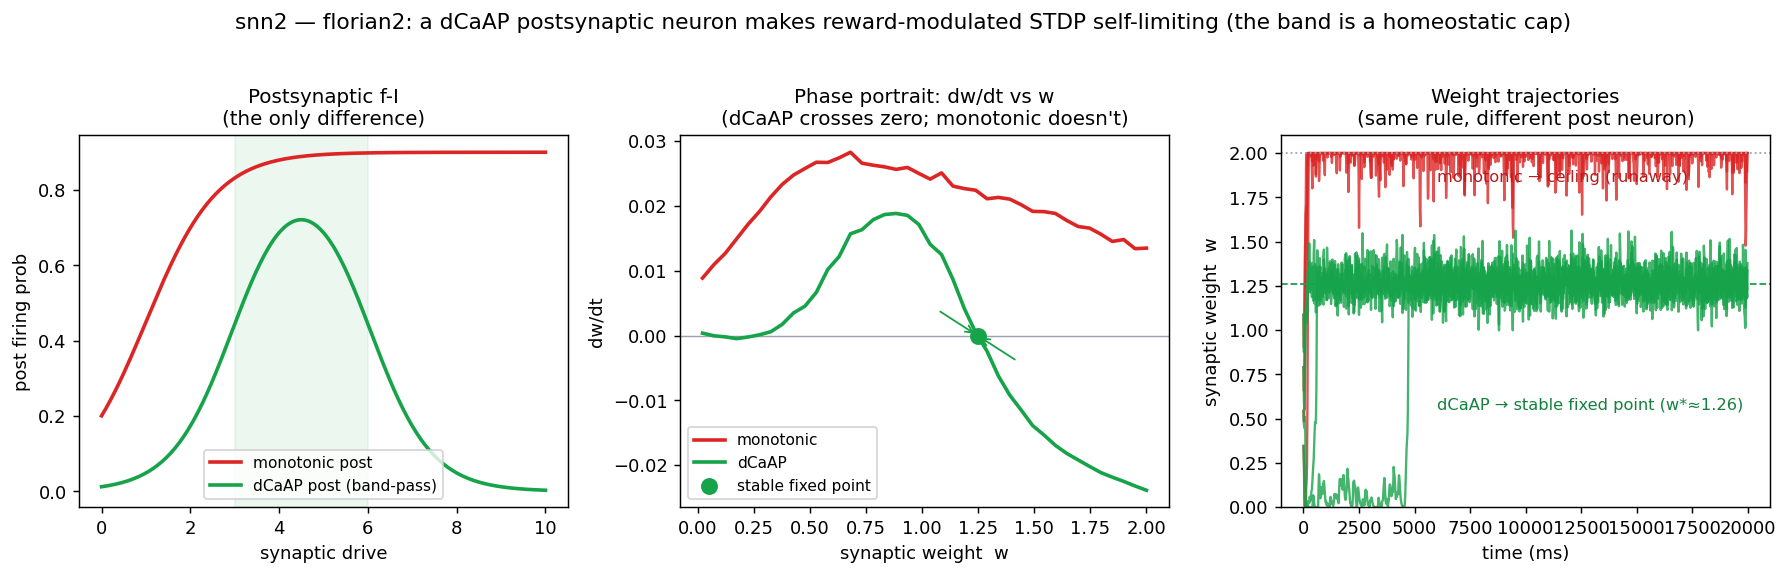

The Python source for this figure:
"""
florian2 -- reward-modulated STDP with eligibility traces (MSTDPET, Florian 2007),
but now in CLOSED LOOP: the postsynaptic neuron's firing depends on the synaptic
weight it is learning. With a dCaAP (band-pass) postsynaptic neuron the eligibility
trace becomes SELF-LIMITING, giving the weight a stable fixed point -- the dendritic
band acts as a homeostatic cap.

THE SETUP. The original Florian demo (snn2/florian.py) drives a single synapse with
*fixed* pre/post spike trains and watches the eligibility trace evolve. Here the
post-synaptic firing is instead produced by the synapse itself: drive = w x (pre
activity), and the post neuron fires as a function of that drive. Reward is held
positive, so MSTDPET potentiates the synapse via the pre->post pairing it creates.

THE CONTRAST.
  monotonic post : firing rises monotonically with drive. More weight -> more post
                   firing -> more pre-post pairing -> more eligibility -> more
                   weight. Positive feedback: the weight RUNS AWAY to its ceiling.
  dCaAP post     : firing is band-pass (Gidon 2020). As the weight grows, drive
                   climbs into the band (post fires, weight grows) and then PAST it
                   (post goes silent -> pairing vanishes -> eligibility vanishes ->
                   growth stops). Negative feedback at the top edge: the weight
                   settles at a STABLE fixed point inside/at the band.

This formalizes the "the band caps the weight" intuition from the dCaAP XOR demo as a
genuine homeostatic property: the same non-monotonicity that lets one neuron compute
XOR also stabilizes its own reward-modulated learning.

Run: python -m snn2.florian2
"""
from __future__ import annotations
import numpy as np


P = dict(
    r_pre=0.5,                 # presynaptic firing prob / step
    gain=10.0,                 # drive = gain * w * pre   (per active pre step)
    # monotonic post f-I: sigmoid
    mono_theta=1.0, mono_k=0.8,
    # dCaAP post f-I: band-pass
    dcap_lo=3.0, dcap_hi=6.0, dcap_k=0.7,
    post_max=0.9,              # peak post firing prob
    # MSTDPET (Florian 2007)
    tau_plus=20.0, tau_minus=20.0, tau_z=40.0,
    A_plus=1.0, A_minus=0.8,   # mild LTP bias from a coincidence
    gamma=0.0005,              # learning-rate (reward-modulated)
    decay=0.012,               # homeostatic weight decay (restoring force)
    w_max=2.0,
)


def _sigmoid(z):
    return 1.0 / (1.0 + np.exp(-z))


def post_rate(drive, kind, p=P):
    """Postsynaptic firing probability as a function of synaptic drive."""
    if kind == "monotonic":
        return p["post_max"] * _sigmoid((drive - p["mono_theta"]) / p["mono_k"])
    # dCaAP: band-pass
    on = _sigmoid((drive - p["dcap_lo"]) / p["dcap_k"])
    off = _sigmoid((p["dcap_hi"] - drive) / p["dcap_k"])
    return p["post_max"] * on * off


# --------------------------------------------------------------------------- #
# Closed-loop MSTDPET simulation
# --------------------------------------------------------------------------- #
def closed_loop(kind, w0, p=P, reward=1.0, T=20000, seed=0, freeze=False):
    """Run the closed loop. Returns the weight trajectory (sampled). If freeze,
    the weight is held at w0 and we instead return the mean dw/dt at w0."""
    rng = np.random.default_rng(seed)
    w = float(w0)
    Pp = Pm = z = 0.0
    dec_p = np.exp(-1.0 / p["tau_plus"]); dec_m = np.exp(-1.0 / p["tau_minus"])
    dec_z = np.exp(-1.0 / p["tau_z"])
    traj = np.empty(T // 20); dw_acc = 0.0
    for t in range(T):
        f_pre = 1.0 if rng.random() < p["r_pre"] else 0.0
        drive = p["gain"] * w * f_pre            # pre-gated drive this step
        # post fires as a function of the *recent* drive (use instantaneous here)
        rho = post_rate(p["gain"] * w * p["r_pre"], kind, p)   # expected drive
        f_post = 1.0 if rng.random() < rho else 0.0
        # MSTDPET traces (Florian Eqs)
        Pp = Pp * dec_p + p["A_plus"] * f_pre
        Pm = Pm * dec_m - p["A_minus"] * f_post
        zeta = Pp * f_post + Pm * f_pre
        z = z * dec_z + zeta
        dw = p["gamma"] * reward * z - p["decay"] * w
        if not freeze:
            w = min(p["w_max"], max(0.0, w + dw))
        dw_acc += dw
        if t % 20 == 0:
            traj[t // 20] = w
    if freeze:
        return dw_acc / T          # mean drift dw/dt at fixed w0
    return traj


def phase_portrait(kind, ws, p=P, T=8000):
    """Mean dw/dt as a function of (frozen) weight -- the phase portrait."""
    return np.array([closed_loop(kind, w, p, T=T, freeze=True, seed=int(w * 1000))
                     for w in ws])


def fixed_points(ws, dwdt):
    """Interior zero-crossings of dw/dt, with stability (negative slope = stable)."""
    fps = []
    for i in range(len(ws) - 1):
        if dwdt[i] == 0 or (dwdt[i] > 0) != (dwdt[i + 1] > 0):
            wstar = ws[i] - dwdt[i] * (ws[i + 1] - ws[i]) / (dwdt[i + 1] - dwdt[i] + 1e-12)
            stable = dwdt[i + 1] < dwdt[i]    # crossing downward
            fps.append((wstar, stable))
    return fps


# --------------------------------------------------------------------------- #
# Validation
# --------------------------------------------------------------------------- #
def validate(verbose=True):
    log = print if verbose else (lambda *a, **k: None)
    ws = np.linspace(0.02, P["w_max"], 40)
    dw_m = phase_portrait("monotonic", ws)
    dw_d = phase_portrait("dcap", ws)

    fp_m = fixed_points(ws, dw_m)
    fp_d = fixed_points(ws, dw_d)
    stable_d = [w for w, s in fp_d if s and 0.3 < w < P["w_max"] - 0.05]

    # trajectories from several initial weights
    inits = [0.35, 0.55, 0.8, 1.1]
    traj_d = [closed_loop("dcap", w0, T=20000, seed=i) for i, w0 in enumerate(inits)]
    traj_m = [closed_loop("monotonic", w0, T=20000, seed=i) for i, w0 in enumerate(inits)]
    final_d = np.array([tr[-50:].mean() for tr in traj_d])
    final_m = np.array([tr[-50:].mean() for tr in traj_m])

    log("florian2 -- self-limiting MSTDPET with a dCaAP postsynaptic neuron\n")
    log("Phase portrait (sign of dw/dt across weight):")
    log("  monotonic: dw/dt > 0 for most of the range -> runs to the ceiling")
    log("  dCaAP    : stable interior fixed point(s) at w = %s"
        % np.round(stable_d, 2))
    log("\nClosed-loop final weights from inits %s:" % inits)
    log("  monotonic -> %s  (ceiling = %.1f)" % (np.round(final_m, 2), P["w_max"]))
    log("  dCaAP     -> %s  (converged)" % np.round(final_d, 2))

    drive_star = P["gain"] * np.mean(stable_d) * P["r_pre"] if stable_d else 0
    checks = [
        ("monotonic post -> weight runs away to the ceiling (all > 0.9*w_max)",
         np.all(final_m > 0.9 * P["w_max"])),
        ("dCaAP post -> a stable interior fixed point exists",
         len(stable_d) >= 1),
        ("dCaAP trajectories converge below the ceiling (all < 0.8*w_max)",
         np.all(final_d < 0.8 * P["w_max"])),
        ("dCaAP trajectories converge together (spread < 0.15)",
         final_d.max() - final_d.min() < 0.15),
        ("the fixed-point drive sits in/at the dCaAP band",
         P["dcap_lo"] - 0.5 <= drive_star <= P["dcap_hi"] + 1.5),
    ]
    log("\nValidation:")
    for name, ok in checks:
        log("  [%s] %s" % ("PASS" if ok else "FAIL", name))
    passed = all(ok for _, ok in checks)
    log("\n%s" % ("ALL CHECKS PASSED" if passed else "SOME CHECKS FAILED"))
    return {"checks_passed": passed, "ws": ws, "dw_m": dw_m, "dw_d": dw_d,
            "stable_d": stable_d, "inits": inits, "traj_d": traj_d, "traj_m": traj_m,
            "final_d": final_d, "final_m": final_m}


# --------------------------------------------------------------------------- #
# Figure
# --------------------------------------------------------------------------- #
def make_figure(path="florian2.png"):
    import matplotlib
    matplotlib.use("Agg")
    import matplotlib.pyplot as plt

    res = validate(verbose=False)
    ws = res["ws"]
    fig, axes = plt.subplots(1, 3, figsize=(14, 4.3))

    # (A) the two post f-I curves (why)
    ax = axes[0]
    drives = np.linspace(0, P["gain"] * P["w_max"] * P["r_pre"], 200)
    ax.plot(drives, post_rate(drives, "monotonic"), color="#dc2626", lw=2,
            label="monotonic post")
    ax.plot(drives, post_rate(drives, "dcap"), color="#16a34a", lw=2,
            label="dCaAP post (band-pass)")
    ax.axvspan(P["dcap_lo"], P["dcap_hi"], color="#16a34a", alpha=0.08)
    ax.set_title("Postsynaptic f-I\n(the only difference)", fontsize=11)
    ax.set_xlabel("synaptic drive"); ax.set_ylabel("post firing prob")
    ax.legend(fontsize=8.5)

    # (B) phase portrait dw/dt vs w
    ax = axes[1]
    ax.axhline(0, color="#9ca3af", lw=0.8)
    ax.plot(ws, res["dw_m"], color="#dc2626", lw=2, label="monotonic")
    ax.plot(ws, res["dw_d"], color="#16a34a", lw=2, label="dCaAP")
    for w, s in [(w, True) for w in res["stable_d"]]:
        ax.scatter([w], [0], color="#16a34a", zorder=5, s=70,
                   label="stable fixed point")
        ax.annotate("", (w, 0), (w - 0.18, 0.004),
                    arrowprops=dict(arrowstyle="->", color="#16a34a"))
        ax.annotate("", (w, 0), (w + 0.18, -0.004),
                    arrowprops=dict(arrowstyle="->", color="#16a34a"))
    ax.set_title("Phase portrait: dw/dt vs w\n(dCaAP crosses zero; monotonic doesn't)",
                 fontsize=11)
    ax.set_xlabel("synaptic weight  w"); ax.set_ylabel("dw/dt")
    # de-duplicate legend
    h, l = ax.get_legend_handles_labels()
    seen = dict(zip(l, h)); ax.legend(seen.values(), seen.keys(), fontsize=8.5)

    # (C) weight trajectories from several inits
    ax = axes[2]
    tt = np.arange(len(res["traj_d"][0])) * 20
    for tr in res["traj_m"]:
        ax.plot(tt, tr, color="#dc2626", lw=1.3, alpha=0.8)
    for tr in res["traj_d"]:
        ax.plot(tt, tr, color="#16a34a", lw=1.3, alpha=0.8)
    ax.axhline(P["w_max"], color="#9ca3af", ls=":", lw=1)
    ax.text(tt[-1] * 0.30, P["w_max"] - 0.16, "monotonic → ceiling (runaway)",
            color="#b91c1c", fontsize=9)
    if res["stable_d"]:
        wbar = float(np.mean(res["final_d"]))
        ax.axhline(wbar, color="#16a34a", ls="--", lw=1)
        ax.text(tt[-1] * 0.30, 0.55,
                "dCaAP → stable fixed point (w*≈%.2f)" % wbar,
                color="#15803d", fontsize=9)
    ax.set_title("Weight trajectories\n(same rule, different post neuron)", fontsize=11)
    ax.set_xlabel("time (ms)"); ax.set_ylabel("synaptic weight  w")
    ax.set_ylim(0, P["w_max"] * 1.05)

    fig.suptitle("snn2 — florian2: a dCaAP postsynaptic neuron makes reward-modulated "
                 "STDP self-limiting (the band is a homeostatic cap)", fontsize=12, y=1.02)
    fig.tight_layout()
    fig.savefig(path, dpi=130, bbox_inches="tight")
    plt.close(fig)
    return path


def main():
    print("Validating florian2 (self-limiting MSTDPET):\n")
    validate()


if __name__ == "__main__":
    main()
